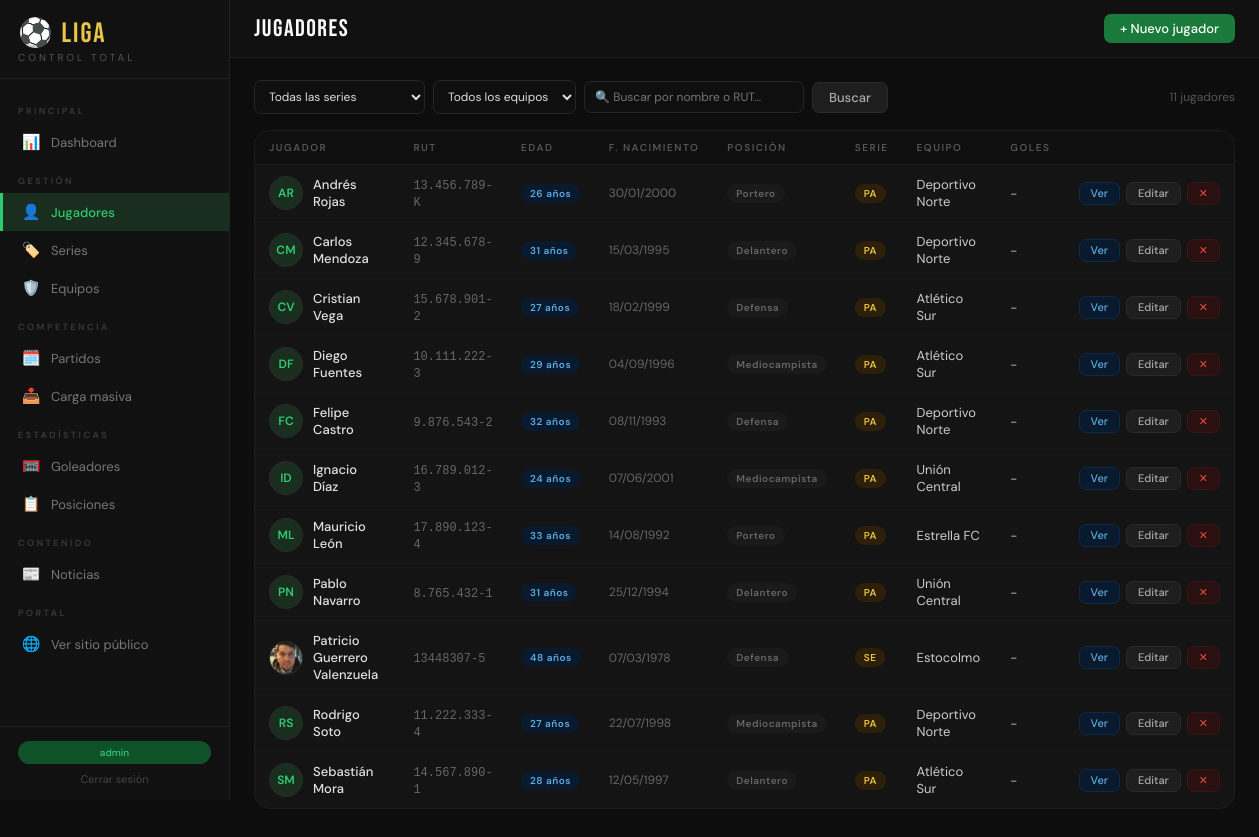
The page /admin/jugadores/ (signed in) on the database its author committed.
### app/models/__init__.py (models this page shows, shortened)
class Usuario(UserMixin, db.Model):
    __tablename__ = 'usuarios'
    id = db.Column(db.Integer, primary_key=True)
    username = db.Column(db.String(64), unique=True, nullable=False)
    email = db.Column(db.String(120), unique=True, nullable=False)
    password_hash = db.Column(db.String(256), nullable=False)
    es_admin = db.Column(db.Boolean, default=False)
    creado_en = db.Column(db.DateTime, default=datetime.utcnow)

class Jugador(db.Model):
    __tablename__ = 'jugadores'
    id = db.Column(db.Integer, primary_key=True)
    rut = db.Column(db.String(12), unique=True, nullable=False)
    nombre = db.Column(db.String(100), nullable=False)
    fecha_nac = db.Column(db.Date)
    posicion = db.Column(db.String(20))  # Portero, Defensa, Mediocampista, Delantero
    foto = db.Column(db.String(200))     # ruta relativa al archivo
    activo = db.Column(db.Boolean, default=True)
    creado_en = db.Column(db.DateTime, default=datetime.utcnow)
    serie_id = db.Column(db.Integer, db.ForeignKey('series.id'))
    equipo_id = db.Column(db.Integer, db.ForeignKey('equipos.id'))
    actividades = db.relationship('Actividad', backref='jugador', lazy='dynamic')
    @property
    def edad(self):
        if not self.fecha_nac:
            return None
        hoy = date.today()
        edad = hoy.year - self.fecha_nac.year
        if (hoy.month, hoy.day) < (self.fecha_nac.month, self.fecha_nac.day):
            edad -= 1
        return edad
    @property
    def iniciales(self):
        if not self.nombre:
            return '?'
        parts = self.nombre.strip().split()
        return (parts[0][0] + (parts[1][0] if len(parts) > 1 else '')).upper()
    @property
    def total_goles(self):
        return self.actividades.filter(
            Actividad.tipo.in_(['gol', 'gol_penal'])
        ).count()

class Serie(db.Model):
    __tablename__ = 'series'
    id = db.Column(db.Integer, primary_key=True)
    codigo = db.Column(db.String(10), unique=True, nullable=False)
    nombre = db.Column(db.String(100), nullable=False)
    año = db.Column(db.Integer, nullable=False, default=date.today().year)
    categoria = db.Column(db.String(20))  # Sub-8, Sub-10, Adultos, etc.
    activa = db.Column(db.Boolean, default=True)
    creado_en = db.Column(db.DateTime, default=datetime.utcnow)
    jugadores = db.relationship('Jugador', backref='serie', lazy='dynamic')
    partidos = db.relationship('Partido', backref='serie', lazy='dynamic')

class Equipo(db.Model):
    __tablename__ = 'equipos'
    id = db.Column(db.Integer, primary_key=True)
    codigo = db.Column(db.String(10), unique=True, nullable=False)
    nombre = db.Column(db.String(100), nullable=False)
    color = db.Column(db.String(7), default='#1a7a3c')
    delegado = db.Column(db.String(100))
    telefono_delegado = db.Column(db.String(20))
    activo = db.Column(db.Boolean, default=True)
    creado_en = db.Column(db.DateTime, default=datetime.utcnow)
    jugadores = db.relationship('Jugador', backref='equipo', lazy='dynamic')
    partidos_local = db.relationship('Partido', foreign_keys='Partido.local_id', backref='equipo_local', lazy='dynamic')
    partidos_visita = db.relationship('Partido', foreign_keys='Partido.visita_id', backref='equipo_visita', lazy='dynamic')

### app/routes/jugadores.py (the view)
@jugadores_bp.route('/')
@login_required
def index():
    serie_id = request.args.get('serie_id', type=int)
    equipo_id = request.args.get('equipo_id', type=int)
    buscar = request.args.get('q', '').strip()
    query = Jugador.query.filter_by(activo=True)
    if serie_id:
        query = query.filter_by(serie_id=serie_id)
    if equipo_id:
        query = query.filter_by(equipo_id=equipo_id)
    if buscar:
        query = query.filter(
            db.or_(Jugador.nombre.ilike(f'%{buscar}%'), Jugador.rut.ilike(f'%{buscar}%'))
        )
    jugadores = query.order_by(Jugador.nombre).all()
    series = Serie.query.filter_by(activa=True).order_by(Serie.nombre).all()
    equipos = Equipo.query.filter_by(activo=True).order_by(Equipo.nombre).all()
    return render_template('jugadores/index.html',
        jugadores=jugadores, series=series, equipos=equipos,
        serie_id=serie_id, equipo_id=equipo_id, buscar=buscar)

### app/models/__init__.py (called while the page is built)
@login_manager.user_loader
def load_user(user_id):
    return Usuario.query.get(int(user_id))

### app/templates/jugadores/index.html (shortened to what this page needs)
{% extends 'base.html' %}
{% block topbar_title %}JUGADORES{% endblock %}
{% block topbar_actions %}
  <a href="{{ url_for('jugadores.nuevo') }}" class="btn btn-primary">+ Nuevo jugador</a>
{% endblock %}
{% block content %}
<form method="GET" class="filters">
  <select name="serie_id" onchange="this.form.submit()">
    <option value="">Todas las series</option>
  </select>
  <select name="equipo_id" onchange="this.form.submit()">
    <option value="">Todos los equipos</option>
  </select>
  <input type="text" name="q" value="{{ buscar }}" placeholder="🔍 Buscar por nombre o RUT..." style="min-width:220px">
  <button type="submit" class="btn btn-secondary">Buscar</button>
  <span style="font-size:12px;color:#555">{{ jugadores|length }} jugador{{ 'es' if jugadores|length != 1 else '' }}</span>
</form>
<div class="card">
  <div class="table-wrap">
    {% if jugadores %}
    <table>
      <thead>
        <tr>
          <th>Jugador</th>
          <th>RUT</th>
          <th>Edad</th>
          <th>F. Nacimiento</th>
          <th>Posición</th>
          <th>Serie</th>
          <th>Equipo</th>
          <th>Goles</th>
          <th></th>
        </tr>
      </thead>
      <tbody>
        {% for j in jugadores %}
        <tr>
          <td>
            <div class="player-cell">
              <div class="avatar">
                {% if j.foto %}<img src="{{ url_for('static', filename='img/uploads/' + j.foto) }}">
                {% else %}{{ j.iniciales }}{% endif %}
              </div>
              <div>
                <div style="font-weight:500;color:#e0e0e0">{{ j.nombre }}</div>
              </div>
            </div>
          </td>
          <td><span style="font-size:12px;color:#666;font-family:monospace">{{ j.rut }}</span></td>
          <td>
            {% if j.edad is not none %}
            <span class="badge b-blue">{{ j.edad }} años</span>
            {% else %}-{% endif %}
          </td>
          <td style="font-size:12px;color:#666">{{ j.fecha_nac.strftime('%d/%m/%Y') if j.fecha_nac else '-' }}</td>
          <td><span class="badge b-gray">{{ j.posicion or '-' }}</span></td>
          <td>
            {% if j.serie %}<span class="badge b-amber">{{ j.serie.codigo }}</span>
            {% else %}<span style="color:#444">-</span>{% endif %}
          </td>
          <td style="font-size:13px;color:#ccc">{{ j.equipo.nombre if j.equipo else '-' }}</td>
          <td>
            {% if j.total_goles > 0 %}
            <span style="color:var(--acento);font-family:'Bebas Neue',sans-serif;font-size:18px">{{ j.total_goles }} ⚽</span>
            {% else %}-{% endif %}
          </td>
          <td>
            <div style="display:flex;gap:6px">
              <a href="{{ url_for('jugadores.detalle', id=j.id) }}" class="btn btn-info btn-sm">Ver</a>
              <a href="{{ url_for('jugadores.editar', id=j.id) }}" class="btn btn-secondary btn-sm">Editar</a>
              <form method="POST" action="{{ url_for('jugadores.eliminar', id=j.id) }}" onsubmit="return confirm('¿Eliminar a {{ j.nombre }}?')">
                <button type="submit" class="btn btn-danger btn-sm">✕</button>
              </form>
            </div>
          </td>
        </tr>
        {% endfor %}
      </tbody>
    </table>
    {% else %}
    <div class="empty-state">
      <div class="empty-icon">👤</div>
      <div class="empty-text">No se encontraron jugadores.</div>
      <a href="{{ url_for('jugadores.nuevo') }}" class="btn btn-primary">+ Agregar primer jugador</a>
    </div>
    {% endif %}
  </div>
</div>
{% endblock %}

### app/templates/base.html (shortened to what this page needs)
<!DOCTYPE html>
<html lang="es">
<head>
</head>
<body>
<nav class="sidebar" id="sidebar">
  <div class="logo">
    <div class="logo-title">⚽ LIGA</div>
    <div class="logo-sub">Control Total</div>
  </div>
  <div class="nav">
    <div class="nav-section">Principal</div>
    <a href="{{ url_for('dashboard.index') }}" class="nav-item {% if request.endpoint == 'dashboard.index' %}active{% endif %}">
      <span class="nav-icon">📊</span><span>Dashboard</span>
    </a>
    <div class="nav-section">Gestión</div>
    <a href="{{ url_for('jugadores.index') }}" class="nav-item {% if request.blueprint == 'jugadores' %}active{% endif %}">
      <span class="nav-icon">👤</span><span>Jugadores</span>
    </a>
    <a href="{{ url_for('series.index') }}" class="nav-item {% if request.blueprint == 'series' %}active{% endif %}">
      <span class="nav-icon">🏷️</span><span>Series</span>
    </a>
    <a href="{{ url_for('equipos.index') }}" class="nav-item {% if request.blueprint == 'equipos' %}active{% endif %}">
      <span class="nav-icon">🛡️</span><span>Equipos</span>
    </a>
    <div class="nav-section">Competencia</div>
    <a href="{{ url_for('partidos.index') }}" class="nav-item {% if request.blueprint == 'partidos' %}active{% endif %}">
      <span class="nav-icon">🗓️</span><span>Partidos</span>
    </a>
    <a href="{{ url_for('carga_masiva.partidos') }}" class="nav-item {% if request.blueprint == 'carga_masiva' %}active{% endif %}">
      <span class="nav-icon">📥</span><span>Carga masiva</span>
    </a>
    <div class="nav-section">Estadísticas</div>
    <a href="{{ url_for('goleadores.index') }}" class="nav-item {% if request.blueprint == 'goleadores' %}active{% endif %}">
      <span class="nav-icon">🥅</span><span>Goleadores</span>
    </a>
    <a href="{{ url_for('tabla.index') }}" class="nav-item {% if request.blueprint == 'tabla' %}active{% endif %}">
      <span class="nav-icon">📋</span><span>Posiciones</span>
    </a>
    <div class="nav-section">Contenido</div>
    <a href="{{ url_for('noticias_admin.index') }}" class="nav-item {% if request.blueprint == 'noticias_admin' %}active{% endif %}">
      <span class="nav-icon">📰</span><span>Noticias</span>
    </a>
    <div class="nav-section">Portal</div>
    <a href="{{ url_for('public.home') }}" class="nav-item" target="_blank">
      <span class="nav-icon">🌐</span><span>Ver sitio público</span>
    </a>
  </div>
  <div class="sidebar-footer">
    <span class="badge-liga">{{ current_user.username }}</span>
    <a href="{{ url_for('auth.logout') }}" style="display:block;text-align:center;font-size:11px;color:#444;margin-top:8px;text-decoration:none">Cerrar sesión</a>
  </div>
</nav>
<div class="main">
  <div class="topbar">
    <div style="display:flex;align-items:center;gap:10px">
      <div class="topbar-title">{% block topbar_title %}{% endblock %}</div>
    </div>
    <div class="topbar-actions">{% block topbar_actions %}{% endblock %}</div>
  </div>
  <div class="content">
    {% block content %}{% endblock %}
  </div>
</div>
</body>
</html>

### app/templates/base.html (style rules this page uses)
* { box-sizing:border-box;margin:0;padding:0 }
:root { --verde:#1a7a3c;--verde-claro:#2ecc71;--verde-oscuro:#0f5228; --negro:#0d0d0d;--blanco:#fafafa;--gris:#f0f0ee;--gris-medio:#d0d0cc; --acento:#e8c547;--rojo:#c0392b;--azul:#2980b9; --font-title:'Bebas Neue',sans-serif;--font-body:'DM Sans',sans-serif; --radius:10px;--radius-lg:16px;--sidebar-w:230px; }
body { font-family:var(--font-body);background:var(--negro);color:var(--blanco);min-height:100vh;display:flex }
.sidebar { width:var(--sidebar-w);background:#111;border-right:1px solid #222;position:fixed;top:0;left:0;height:100vh;display:flex;flex-direction:column;z-index:100;overflow-y:auto }
.logo { padding:20px 18px 14px;border-bottom:1px solid #222 }
.logo-title { font-family:var(--font-title);font-size:28px;color:var(--acento);letter-spacing:2px;line-height:1 }
.logo-sub { font-size:10px;color:#555;letter-spacing:3px;text-transform:uppercase;margin-top:3px }
.nav { flex:1;padding:12px 0 }
.nav-section { font-size:9px;letter-spacing:2.5px;color:#3a3a3a;text-transform:uppercase;padding:14px 18px 6px;font-weight:600 }
.nav-item { display:flex;align-items:center;gap:10px;padding:9px 18px;border-left:3px solid transparent;transition:all .15s;color:#777;font-size:13px;text-decoration:none }
.nav-item.active { background:#1a2e1f;color:var(--verde-claro);border-left-color:var(--verde-claro);font-weight:500 }
.nav-icon { font-size:15px;width:20px;text-align:center }
.sidebar-footer { padding:14px 18px;border-top:1px solid #222 }
.badge-liga { background:var(--verde-oscuro);color:var(--verde-claro);font-size:10px;padding:5px 10px;border-radius:20px;font-weight:500;text-align:center;display:block }
.main { margin-left:var(--sidebar-w);flex:1;display:flex;flex-direction:column;min-height:100vh }
.topbar { background:#111;border-bottom:1px solid #222;padding:0 24px;height:58px;display:flex;align-items:center;justify-content:space-between;position:sticky;top:0;z-index:50 }
.topbar-title { font-family:var(--font-title);font-size:24px;letter-spacing:1.5px }
.topbar-actions { display:flex;gap:10px;align-items:center }
.content { padding:22px 24px;flex:1 }
.btn { font-family:var(--font-body);font-size:13px;font-weight:500;padding:8px 16px;border-radius:7px;cursor:pointer;border:none;transition:all .15s;display:inline-flex;align-items:center;gap:7px;text-decoration:none;line-height:1 }
.btn-primary { background:var(--verde);color:#fff }
.btn-secondary { background:#1e1e1e;color:#aaa;border:1px solid #2a2a2a }
.btn-danger { background:#2a1010;color:#e74c3c;border:1px solid #3a1515 }
.btn-info { background:#0a1a2e;color:#5dade2;border:1px solid #0e2a45 }
.btn-sm { padding:5px 11px;font-size:11px }
.card { background:#141414;border:1px solid #1e1e1e;border-radius:var(--radius-lg);overflow:hidden;margin-bottom:18px }
.table-wrap { overflow-x:auto }
table { width:100%;border-collapse:collapse }
th { background:#0f0f0f;color:#555;font-size:10px;font-weight:600;letter-spacing:1.5px;text-transform:uppercase;padding:10px 14px;text-align:left;border-bottom:1px solid #1e1e1e;white-space:nowrap }
td { padding:11px 14px;border-bottom:1px solid #191919;font-size:13px;color:#bbb;vertical-align:middle }
tr:last-child td { border-bottom:none }
input[type=text],input[type=email],input[type=password],input[type=number],input[type=date],input[type=time],input[type=color],select,textarea { background:#0f0f0f;border:1px solid #252525;border-radius:7px;color:#ddd; font-family:var(--font-body);font-size:13px;padding:9px 12px;width:100%;transition:border .15s }
select option { background:#161616 }
.badge { display:inline-block;font-size:10px;font-weight:600;padding:3px 9px;border-radius:20px;letter-spacing:.5px;white-space:nowrap }
.b-amber { background:#2e2008;color:var(--acento) }
.b-blue { background:#0a1a2e;color:#5dade2 }
.b-gray { background:#1a1a1a;color:#666 }
.avatar { width:34px;height:34px;border-radius:50%;background:#1a2e1f;display:inline-flex;align-items:center;justify-content:center;font-size:12px;font-weight:600;color:var(--verde-claro);border:1px solid #2a2a2a;overflow:hidden;flex-shrink:0 }
.avatar img { width:100%;height:100%;object-fit:cover }
.player-cell { display:flex;align-items:center;gap:10px }
.filters { display:flex;gap:8px;align-items:center;margin-bottom:16px;flex-wrap:wrap }
.filters select,.filters input { width:auto;min-width:140px;padding:7px 10px;font-size:12px }

### rows shown on the page
Usuario: username "admin"
Jugador: iniciales "AR", nombre "Andrés Rojas", rut "13.456.789-K", edad "26", fecha_nac "30/01/2000", posicion "Portero", serie.codigo "PA", equipo "Deportivo Norte"
Jugador: iniciales "CM", nombre "Carlos Mendoza", rut "12.345.678-9", edad "31", fecha_nac "15/03/1995", posicion "Delantero", serie.codigo "PA", equipo "Deportivo Norte"
Jugador: iniciales "CV", nombre "Cristian Vega", rut "15.678.901-2", edad "27", fecha_nac "18/02/1999", posicion "Defensa", serie.codigo "PA", equipo "Atlético Sur"
Jugador: iniciales "DF", nombre "Diego Fuentes", rut "10.111.222-3", edad "29", fecha_nac "04/09/1996", posicion "Mediocampista", serie.codigo "PA", equipo "Atlético Sur"
Jugador: iniciales "FC", nombre "Felipe Castro", rut "9.876.543-2", edad "32", fecha_nac "08/11/1993", posicion "Defensa", serie.codigo "PA", equipo "Deportivo Norte"
Jugador: iniciales "ID", nombre "Ignacio Díaz", rut "16.789.012-3", edad "24", fecha_nac "07/06/2001", posicion "Mediocampista", serie.codigo "PA", equipo "Unión Central"
Jugador: iniciales "ML", nombre "Mauricio León", rut "17.890.123-4", edad "33", fecha_nac "14/08/1992", posicion "Portero", serie.codigo "PA", equipo "Estrella FC"
Jugador: iniciales "PN", nombre "Pablo Navarro", rut "8.765.432-1", edad "31", fecha_nac "25/12/1994", posicion "Delantero", serie.codigo "PA", equipo "Unión Central"
Jugador: foto (picture), nombre "Patricio Guerrero Valenzuela", rut "13448307-5", edad "48", fecha_nac "07/03/1978", posicion "Defensa", serie.codigo "SE", equipo "Estocolmo"
Jugador: iniciales "RS", nombre "Rodrigo Soto", rut "11.222.333-4", edad "27", fecha_nac "22/07/1998", posicion "Mediocampista", serie.codigo "PA", equipo "Deportivo Norte"
Jugador: iniciales "SM", nombre "Sebastián Mora", rut "14.567.890-1", edad "28", fecha_nac "12/05/1997", posicion "Delantero", serie.codigo "PA", equipo "Atlético Sur"

### other values the page prints
{{ jugadores|length }} "11"
{{ 'es' if jugadores|length != 1 else '' }} "es"
